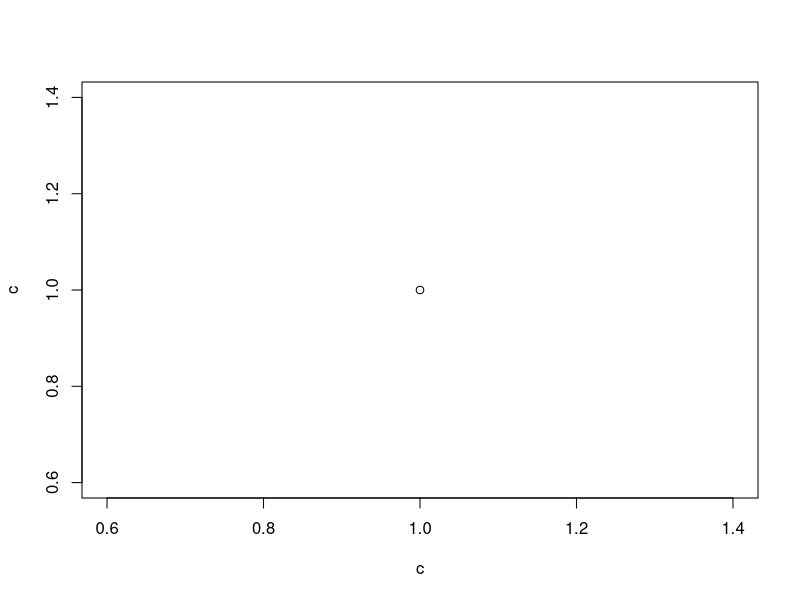
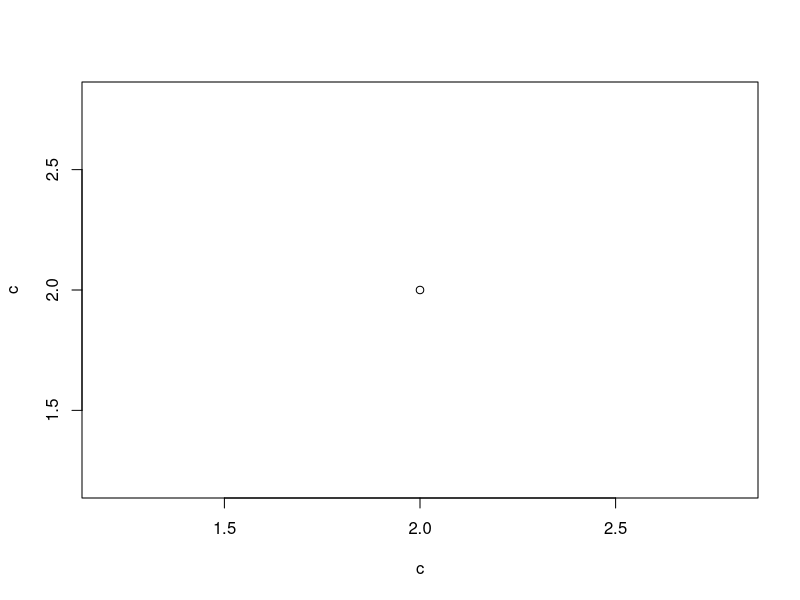
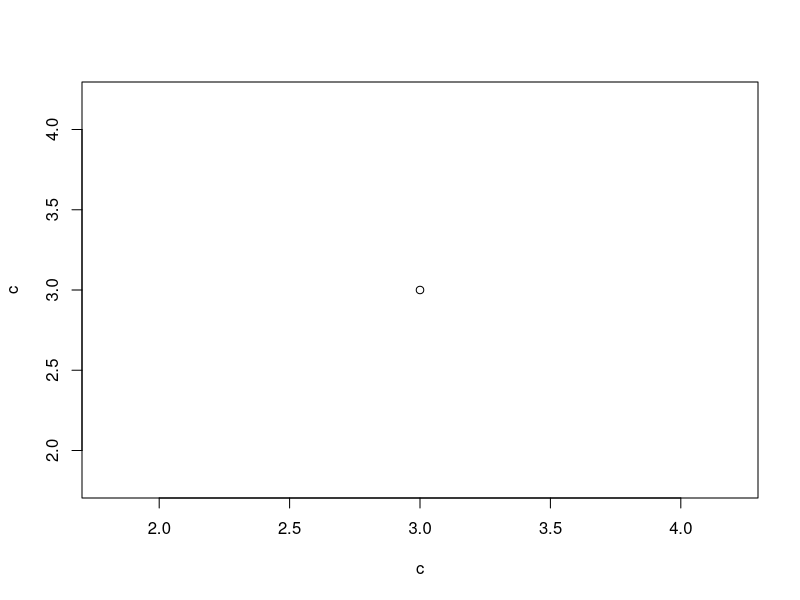
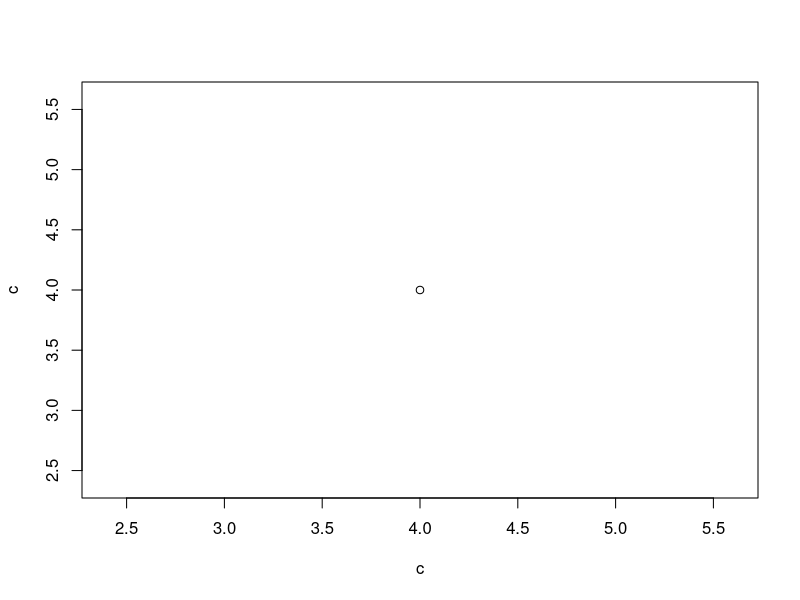
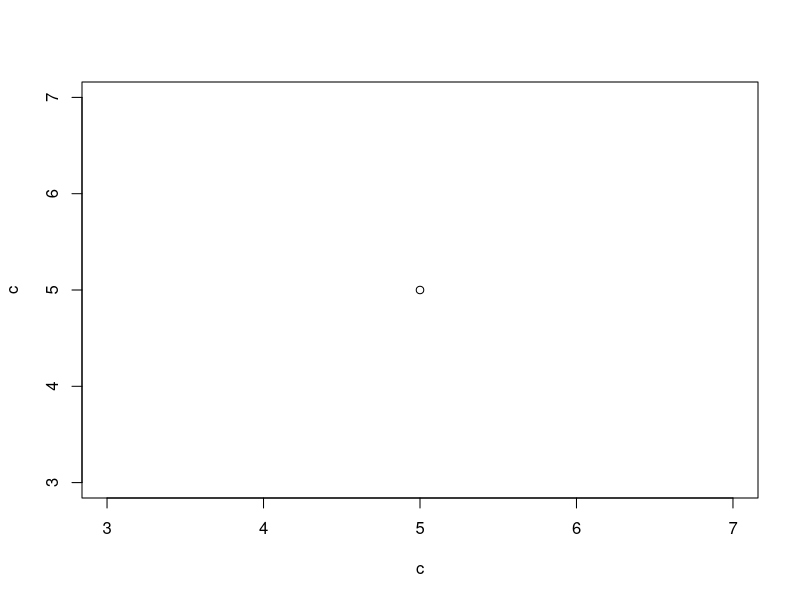
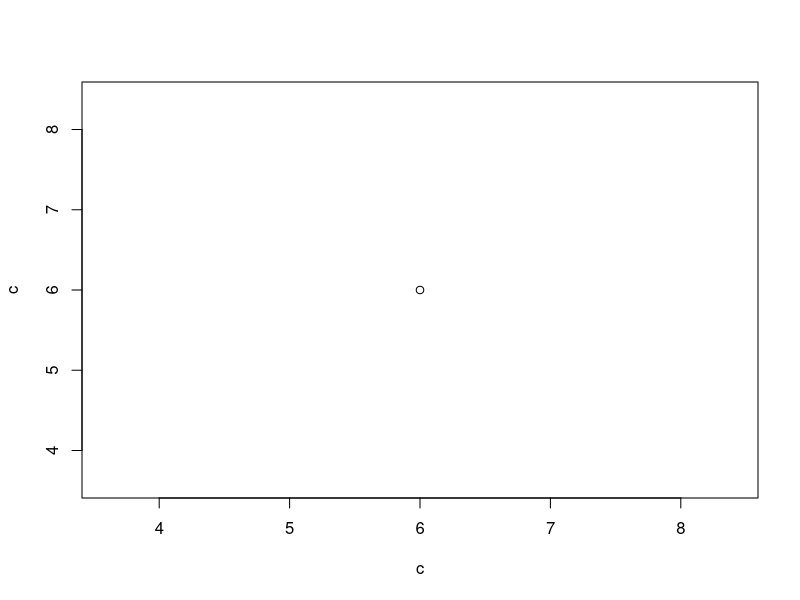
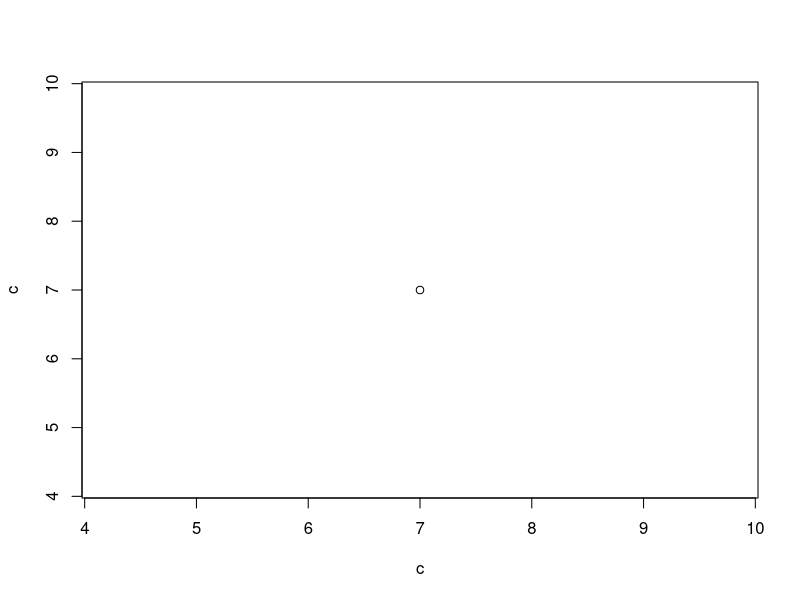
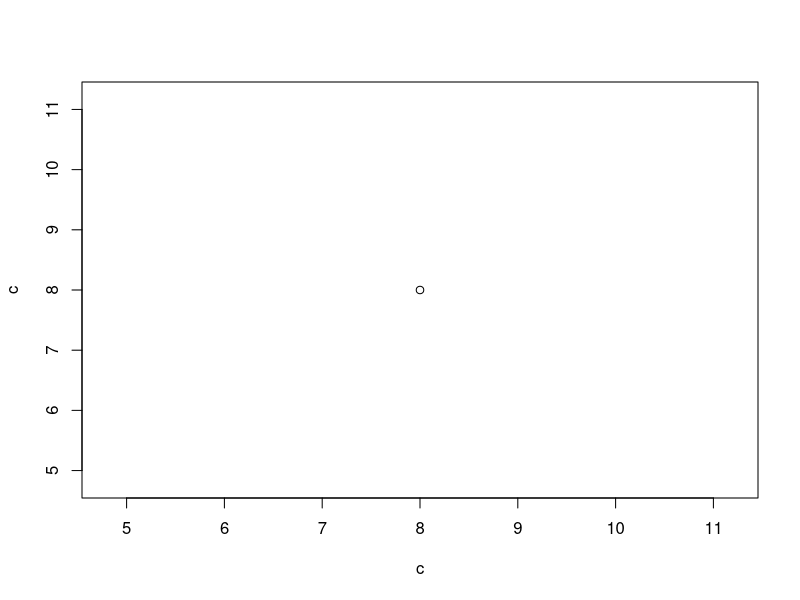

These charts were generated, in order, by the following R code:
#S13 Text. An R script used to obtain the data for S6 Fig.
#R script for obtaining the simulation results summarized in S6 Fig.
#A parameter value for "rcf", which determine the relative efficiency of RC formation by a variant, need to be provided.
#The simulation results obtained by the authors are shown in S5 Data.

rcf <- 0.5

cell <- 100
Y <- c(rep(0,cell))
C <- c(rep(0,cell))

# parameter settings

E <- 5*10^3
d <- 1*10^-2
R <- 3*10^4
p <- 3*10^-10
Eyr <- 0.5	#proportion of wild-type (Y) in the introduced vRNAs.	

for (c in 1:cell){

# initial settings

t <- 1
ta <- 1000
Ey <- round(E*Eyr)
Ec <- E-Ey
table <- matrix(rep(0,6),nrow=2)
table[,1] <- c(1,2)
table[,2] <- c(Ey,Ec)
table[,3] <- c(0,0)
RCO <- R

# main body of simulation

nsum <- E

while (RCO > 0 || ta >0) {
if (nsum == 0) break

D <- rbinom(c(1,1),table[,2],c(d,d))
G <- table[,3]
table[,2] <- table[,2]-D+G

nsum <- sum(table[,2])
nsumm <- sum(table[,2]*c(rcf,1))

if (nsum > 0) {
irc <- rbinom(1,RCO,min(c(1,p*nsumm)))
RCO <- RCO-irc
ircy <- rbinom(1,irc,table[1,2]*rcf/nsumm)
ircc <- irc-ircy
table[1,3] <- table[1,3]+ircy
table[2,3] <- table[2,3]+ircc
} else {
}

if (RCO == 0) {
ta <- ta-1
}else{
}

t <- t+1

}

plot(c,c)

Y[c] <- table[1,2]
C[c] <- table[2,2]

gc()
gc()


}

BSresult <- matrix(rep(0,cell*3),nrow=3)
for(b in 1:cell){
YT <- 0
CT <- 0
s <- sample(1:cell,cell,replace=T)
for (i in 1:cell){
YT <- YT+Y[s[i]]
CT <- CT+C[s[i]]
}
YC <- YT/CT
BSresult[1,b] <- YT
BSresult[2,b] <- CT
BSresult[3,b] <- YC
}

mean(BSresult[1,])	#number of the variant RNA in 1000 cells
sd(BSresult[1,])	#standard error caluculated by boot-strap analysis

mean(BSresult[2,])	#number of wild-type RNA in 1000 cells
sd(BSresult[2,])	#standard error caluculated by boot-strap analysis

mean(BSresult[3,])	#ratio of the variant to wild-type RNA
sd(BSresult[3,])	#standard error caluculated by boot-strap analysis

